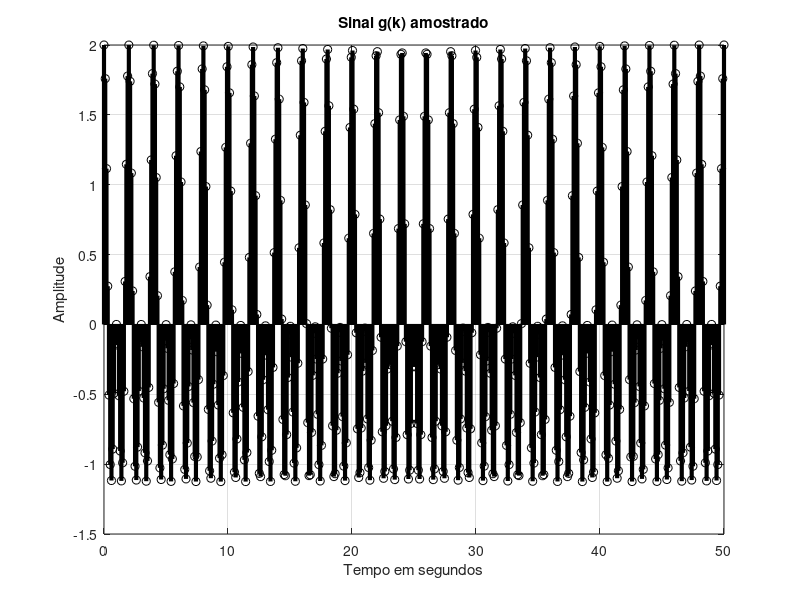
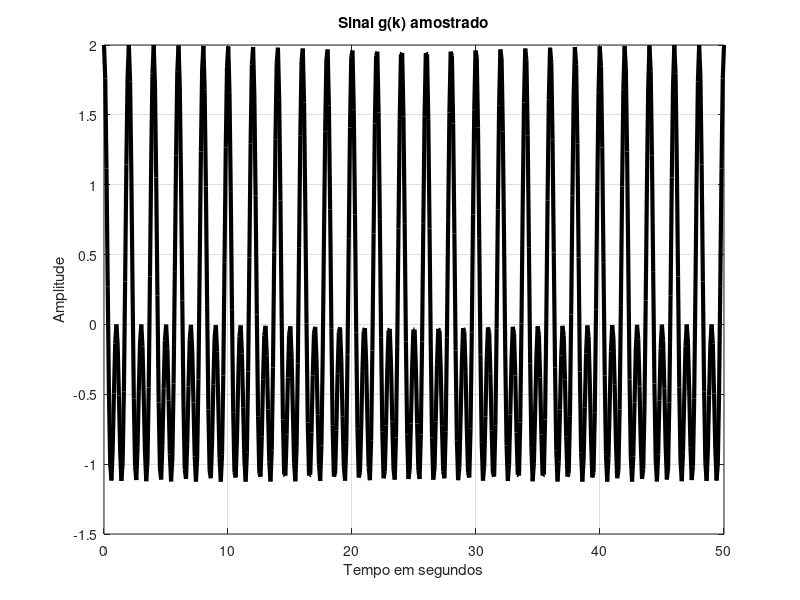
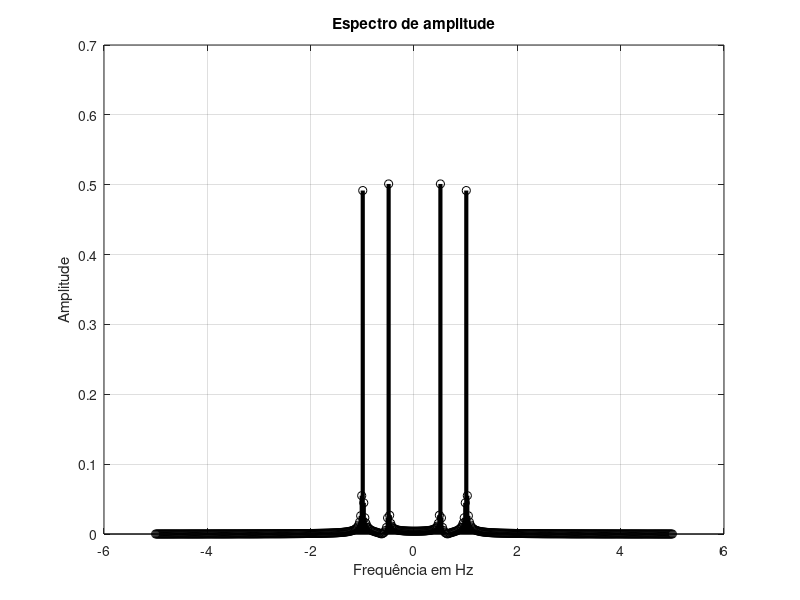

The MATLAB script that drew these images, in order:
%%%%%%%%%%%%%%%%%%%%%%%%%%%%%%%%%%%%%%%%%%%%%%%%%%%%%%%%%%%%%%%%%%%%%% 0 - Proposta %% %%  a. implementar a série discreta%%  Xn = 1/N somatoria_{k=0}^{N-1} gk(k) exp(-j*n*k*2*pi/N)%%  b. visualizar graficamente%%  c. interpretar o resultado%%  d. comparar com tempo%%%%%%%%%%%%%%%%%%%%%%%%%%%%%%%%%%%%%%%%%%%%%%%%%%%%%%%%%%%%%%%%%%%%%%%%%% 1 - Preparação do código %% %% Boas práticas: limpeza de variáveis; variáveis globais%% Constantes; carregar bibliotecas;...%%%%% Limpezaclc;          % limpa visual da tela de comandosclose all;    % limpa as figurasclear all;    % limpa as variáveis%%%%%%%%%%%%%%%%%%%%%%%%%%%%%%%%%%%%%%%%%%%%%%%%%%%%%%%%%%%%%%%%%%%%%% 2 - Sinal: calibração e sinal real%%%% trabalhar com um sinal amostrado%% %%% sinal artificial de referência - calibrar o Fourier nas mesmas condições%%%% criar um senoide artificial: amplitude - Ap, frequência - fo e fase - theta%% %%   sinal = Ap * cos (2 * pi * fo * t + theta)%%% configuração do sinal artificialfs      = 10;                       % frequência de amostragemAp      = 1;                        % amplitude do sinal artificialfo      = 1;                        % frequência do sinal artificial em Hztheta   = 0;                        % fase do sinal artificial em radianosTo      = 1/fo;                     % determino o período do meu sinalNp      = 50;                       % número de períodos em análiset       = linspace(0,Np*To,Np*fs);  % tempo total do sinalgk      = Ap*cos(2*pi*t+theta);     % sinal artificialgk      = gk + Ap*cos(1*pi*t+theta);    % adicionando o drobro da frequência%%% Visualizaçãofigure(1)stem(t,gk,'k-','linewidth',3)         % configura plot(x,y, cor azul e linha cheia)xlabel('Tempo em segundos')           % tempo em segundosylabel('Amplitude')                   % amplitude em voltstitle('Sinal g(k) amostrado')         % títulogrid%%% recuperar o sinal a partir de um arquivo - real% [gk,fs] = audioread ('a.wav');     % transformei um arquivo .wav em um vetor g(k)                                     % recuperei a taxa de amostragem - fs%%%%%%%%%%%%%%%%%%%%%%%%%%%%%%%%%%%%%%%%%%%%%%%%%%%%%%%%%%%%%%%%%%%%%%  3 - Pré - processamento%%%%%%  Xn = 1/N somatoria_{k=0}^{N-1} gk(k) exp(-j*n*k*2*pi/N)N       = length(gk);               % número de pontos do sinal em análiseTs      = 1/fs;                     % tempo de amostragemws      = 2*pi*fs;                  % frequência anngularduracao = N*Ts;                     % Duração do sinaltempo   = linspace(0,N*Ts,N);       % vetor tempo computacionalfmax    = fs/2;                     % frequência máxima de amostragemfrequencia = linspace(-fs/2,fs/2,N);% vetor de frequências de Fourier%%%%%%%%%%%%%%%%%%%%%%%%%%%%%%%%%%%%%%%%%%%%%%%%%%%%%%%%%%%%%%%%%%%%%%  4 - Fourier%%%%%%  Xn = 1/N somatoria_{k=0}^{N-1} gk(k) exp(-j*n*k*2*pi/N)%%% usando a estrutura do tipo "for ... end"tic;                                % inicia um contador%%%%%%%%%%%%%%%%%%%%%%%%%%%%%%%%%%%%%%%%%%%%%%%%%%%%%%%%%%%%%%%%%%%%for n = 0 : N-1                     % N pontos    aux_k = 0;                        % inicia com zero      for k = 0 :  N-1              %  N pontos - somatoria_{k=0}^{N-1}                %%% gk(k) exp(-j*n*k*2*pi/N)        %%% +1 --> transforma k de variável matemática para ponteiro                aux_k  = aux_k + gk(k+1)*exp(-j*n*k*2*pi/N);              end            %%% +1 --> transforma n de variável matemática para ponteiro            Xn(n+1) = aux_k/N;              % valor final para n fixo - Fourier      endXn  = fftshift(Xn);                   % rotaciona o resultado de Fourier        %%%%%%%%%%%%%%%%%%%%%%%%%%%%%%%%%%%%%%%%%%%%%%%%%%%%%%%%%%%%%%%%%%%%toc;                                % estima o tempo de duração              %%% estrutura matricialtic;                                % inicia um contador%%%%%%%%%%%%%%%%%%%%%%%%%%%%%%%%%%%%%%%%%%%%%%%%%%%%%%%%%%%%%%%%%%%%%%%%%%%%%%%%%%%%%%%%%%%%%%%%%%%%%%%%%%%%%%%%%%%%%%%%%%%%%%%%%%%%%%%%toc;  %%%%%%%%%%%%%%%%%%%%%%%%%%%%%%%%%%%%%%%%%%%%%%%%%%%%%%%%%%%%%%%%%%%%%%  5 -  Visualização%%%%figure(2)plot(tempo,gk,'k-','linewidth',3)     % configura plot(x,y, cor azul e linha cheia)xlabel('Tempo em segundos')           % tempo em segundosylabel('Amplitude')                   % amplitude em voltstitle('Sinal g(k) amostrado')         % títulogridfigure(3)stem(frequencia,abs(Xn),'k-','linewidth',3)                % configura plot(x,y, cor azul e linha cheia)xlabel('Frequência em Hz')                 % tempo em segundosylabel('Amplitude')                        % amplitude em voltstitle('Espectro de amplitude')             % títulogrid